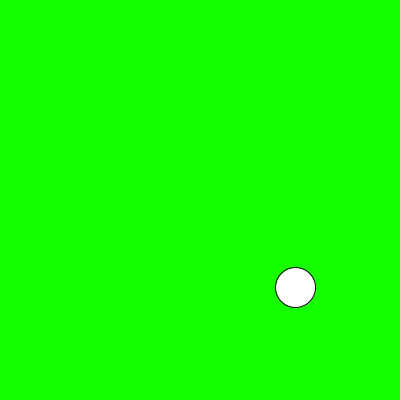
Frame 1 (no input)
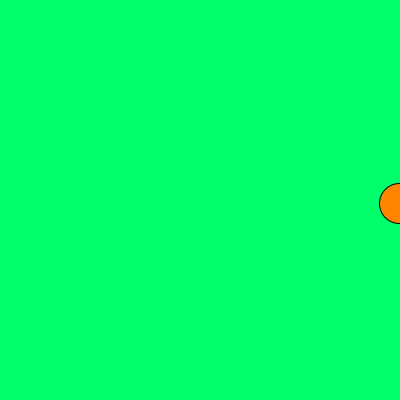
Frame 60 (the mouse pressed at the canvas centre just before this capture)
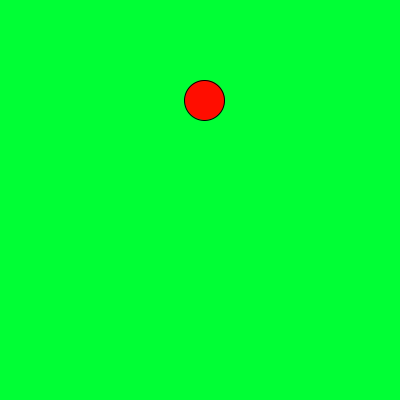
Frame 120 (the mouse held since frame 60 and released just before this capture)

The Processing sketch that drew these frames (run headless with seeded random() and noise(); from frame 60 on, the mouse is pressed at the canvas centre):

// Processing sketch: processing_121123
// ── processing_121123.pde

float counter = 0;
 
void setup()
{
  size(400, 400);
  colorMode(HSB, 360, 100,100);
} /*HSB-Farben werden am Farbkreis abgelesen 
  360°rot, 90°gelb, 180°grün, 270°blau, H= Farbton, S= Sättigung, B=Helligkeit*/

void draw()
{
  
  
  float h = map(sin(counter), -1, 1, 80,150);
  // sin bewirkt, dass die farben von rot-gelb-grün-blau-rot nach wieder rot, blau, grün, gebl rot laufen
  // 0,360 = Farben im Farbkreis
  // -1, 1 = sin beginnt bei -1 bis 1
  background(h, 100, 100);
  counter += 0.5;


  
  pushMatrix();
  float k = map(cos(counter), -1, 1, 0,40);
  translate(sin(counter)*200, cos(counter)*100);
  ellipse(200,200,40,40);
  fill(k,100,100);
  counter+=0.05;
  popMatrix();

  
}
